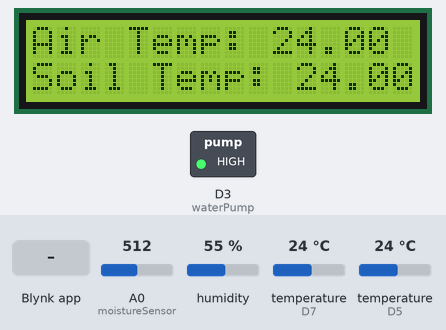
Recording of a sketch running on a simulated ESP8266 (NodeMCU). Parts: 16×2 character LCD, switched loads named in the sketch (green lamp = pin HIGH). The inputs (shaded band) are chosen by the test bench; at power-on: A0 (moistureSensor) = 512, humidity 55 %, temperature (sensors on D7, D5) 24 °C. WiFi joins after 1.5 s; servers stay silent unless stated; uploads are accepted with an empty reply; what the sketch prints to the serial monitor is not drawn.

Above: at 11.3 s.
11.4 s: Blynk app writes 1 to V1
At 17.8 s:
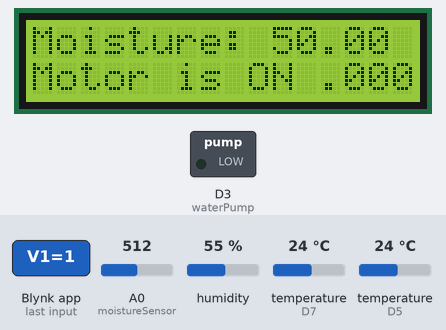
18.3 s: Blynk app writes 0 to V1
At 24.1 s:
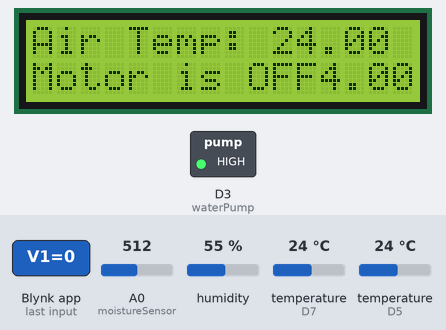
24.4 s: Blynk app writes 0 to V5
At 30.2 s:
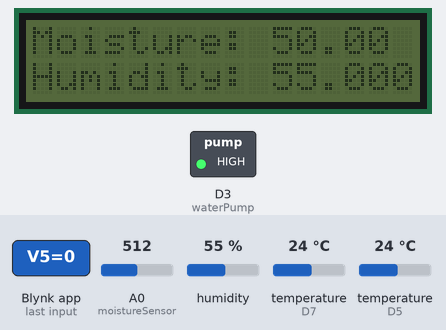
30.5 s: Blynk app writes 200 to V1
At 35.8 s:
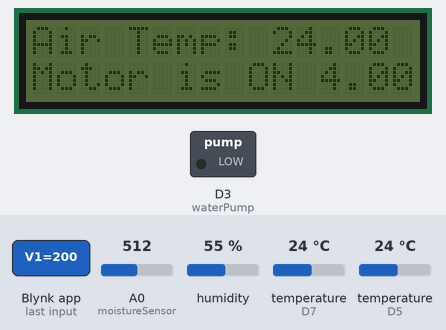
36.6 s: Blynk app writes 1 to V5
At 41.8 s:
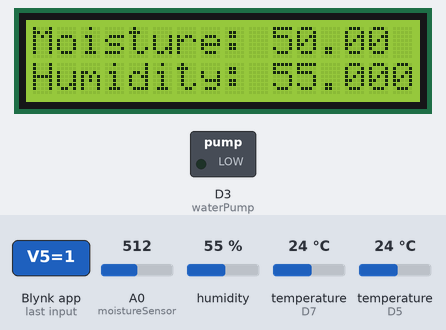
42.6 s: Blynk app writes 1 to V1
At 48.3 s:
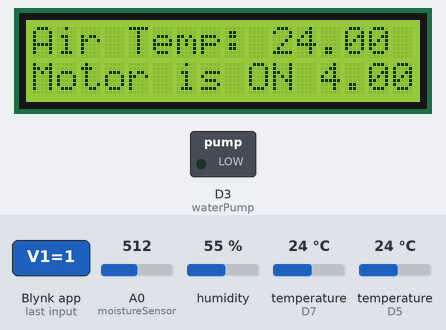
Timing chart, 0 to 49.7 s (numbered marks = the images above; inputs shaded):
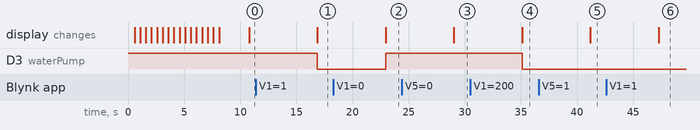

Measured:
- after the input at 11.4 s, D3 (waterPump): HIGH → LOW after 5.5 s; the display: changes after 5.5 s (image 1)
- after the input at 18.3 s, D3 (waterPump): LOW → HIGH after 4.6 s; the display: changes after 4.7 s (image 2)
- after the input at 24.4 s, the display: changes after 4.6 s (image 3)
- after the input at 30.5 s, D3 (waterPump): HIGH → LOW after 4.6 s; the display: changes after 4.6 s (image 4)
- after the input at 36.6 s, the display: changes after 4.6 s (image 5)
- after the input at 42.6 s, the display: changes after 4.7 s (image 6)

The sketch:

esp8266.ino
```cpp
/*
ESP8266 board code for the PLANT CARE INTEGRAL SYSTEM project.

This program reads data from various sensors including a moisture sensor, a DHT11 humidity and temperature sensor, and a DS18B20 temperature sensor.
The program controls a water pump based on the moisture level of the soil, and sends sensor data to a server.
The host name and the API key are defined in the program.
The current host name is "iot.bluehost-testsite-nunyvega.blog".
The program also displays sensor data on an LCD display and on a Blynk app.

Dependency libraries required:
- ESP8266WiFi.h - Library for connecting to a WiFi network
- ESP8266HTTPClient.h - Library for HTTP requests
- LiquidCrystal_I2C.h - Library for LCD display
- BlynkSimpleEsp8266.h - Library for Blynk app
- OneWire.h - Library for DS18B20 temperature sensor
- DallasTemperature.h - Library for DS18B20 temperature sensor
- DHT.h - Library for DHT humidity and temperature sensor
*/

#include <ESP8266WiFi.h>
#include <ESP8266HTTPClient.h>
#include <LiquidCrystal_I2C.h>
#include <BlynkSimpleEsp8266.h>
#include <OneWire.h>
#include <DallasTemperature.h>
#include <DHT.h>

#define DHTPIN D7 // Pin where the DHT11 sensor is connected
#define DHTTYPE DHT11 // DHT type is DHT11

// Declare pin and variable names
const int moistureSensor = A0;
int moisture;
const int waterPump = D3;

// Declare WiFi credentials, server URL and API key
const char * ssid = "Livebox-F908";
const char * password = "bCsDN4xzG82NJRbJ9G";
const char * serverName = "http://iot.bluehost-testsite-nunyvega.blog/post-data.php";
const char * auth = "ysit2llfpoJBW55hcEZVTpDnrkDDhA_d";
const String apiKeyValue = "bCsDN4xzG82NJRbJ9G222";

// Create objects for the sensors
OneWire oneWire(D5);
DallasTemperature sensors( & oneWire);
float soilTemperature;
DHT dht(DHTPIN, DHTTYPE);
LiquidCrystal_I2C lcd(0x27, 16, 2);
BlynkTimer timer;
bool relay = false;
bool looped = false;
bool screen = true;

void setup() {
  // Start serial communication and set pin modes
  // Serial communication is started with a baud rate of 9600.
  Serial.begin(9600);
  pinMode(waterPump, OUTPUT);
  digitalWrite(waterPump, HIGH);

  // Initialize LCD display
  // The LCD display is initialized and a loading animation is displayed.
  lcd.init();
  lcd.backlight();
  lcd.setCursor(1, 0);
  lcd.print("System Loading");

  // Display loading animation
  for (int a = 0; a <= 15; a++) {
    lcd.setCursor(a, 1);
    lcd.print(".");
    delay(500);
  }

  // Clear LCD display and start Blynk connection
  lcd.clear();
  // Blynk connection is established with the specified authentication token
  // WiFi credentials, server URL and port
  Blynk.begin(auth, ssid, password, "blynk.cloud", 80);

  // Sensors are initialized
  sensors.begin();
  dht.begin();

  // Connect to WiFi network
  Serial.print("Connecting to WiFi network ");
  Serial.println(ssid);
  while (WiFi.status() != WL_CONNECTED) {
    Serial.print(".");
    delay(500);
  }
  Serial.println("");
  Serial.print("Connected to WiFi network with IP Address: ");
  Serial.println(WiFi.localIP());
}

// Function to control the water pump
BLYNK_WRITE(V1) {
  relay = param.asInt();
  if (relay) {
    digitalWrite(waterPump, LOW);
    lcd.setCursor(0, 1);
    lcd.print("Motor is ON ");
  } else {
    digitalWrite(waterPump, HIGH);
    lcd.setCursor(0, 1);
    lcd.print("Motor is OFF");
  }
}

// Function to control the screen backlight in case it bothers
BLYNK_WRITE(V5) {
  screen = param.asInt();
  if (screen) {
    lcd.backlight();
  } else {
    lcd.noBacklight();
  }
}

void loop() {
  // Check if WiFi is still connected
  if (WiFi.status() != WL_CONNECTED) {
    Serial.println("WiFi not connected");
    return;
  }

  // Make HTTP POST request to server
  HTTPClient http;
  WiFiClient wifiClient;
  http.begin(wifiClient, serverName);
  http.addHeader("Content-Type", "application/x-www-form-urlencoded");

  // Read moisture, temperature and humidity sensor data
  moisture = analogRead(moistureSensor);
  moisture = map(moisture, 0, 1024, 0, 100);
  moisture = (moisture - 100) * -1;

  float humidity = dht.readHumidity();
  float airTemperature = dht.readTemperature();

  sensors.requestTemperatures();
  soilTemperature = sensors.getTempCByIndex(0);

  // Construct HTTP POST request data
  String httpRequestData =
    "api_key=" + apiKeyValue +
    "&moisture=" + String(moisture) +
    "&humidity=" + String(humidity) +
    "&airTemperature=" + String(airTemperature) +
    "&soilTemperature=" + String(soilTemperature) + "";

  // Write moisture data to Blynk app
  Blynk.virtualWrite(V0, moisture);
  Blynk.virtualWrite(V2, humidity);
  Blynk.virtualWrite(V3, airTemperature);
  Blynk.virtualWrite(V4, soilTemperature);

  // Write temperature data to LCD display
  //loop between moisture and humidity or temperature values
  if (looped) {
    lcd.setCursor(0, 0);
    lcd.print("Moisture: ");
    lcd.print(moisture);
    lcd.setCursor(0, 1);
    lcd.print("Humidity: ");
    lcd.print(humidity);
    looped = false;
  } else {
    lcd.setCursor(0, 0);
    lcd.print("Air Temp: ");
    lcd.print(airTemperature);
    lcd.setCursor(0, 1);
    lcd.print("Soil Temp: ");
    lcd.print(soilTemperature);
    looped = true;
  }
  // Run Blynk and print HTTP POST request data to serial monitor
  Blynk.run();
  Serial.print("httpRequestData: ");
  Serial.println(httpRequestData);

  // Send HTTP POST request to server and check for response
  int httpResponseCode = http.POST(httpRequestData);
  if (httpResponseCode > 0) {
    Serial.print("HTTP Response code: ");
    Serial.println(httpResponseCode);
  } else {
    Serial.print("Error code: ");
    Serial.println(httpResponseCode);
  }

  // End HTTP connection and delay for 5 seconds
  http.end();
  delay(5000);
}
```
